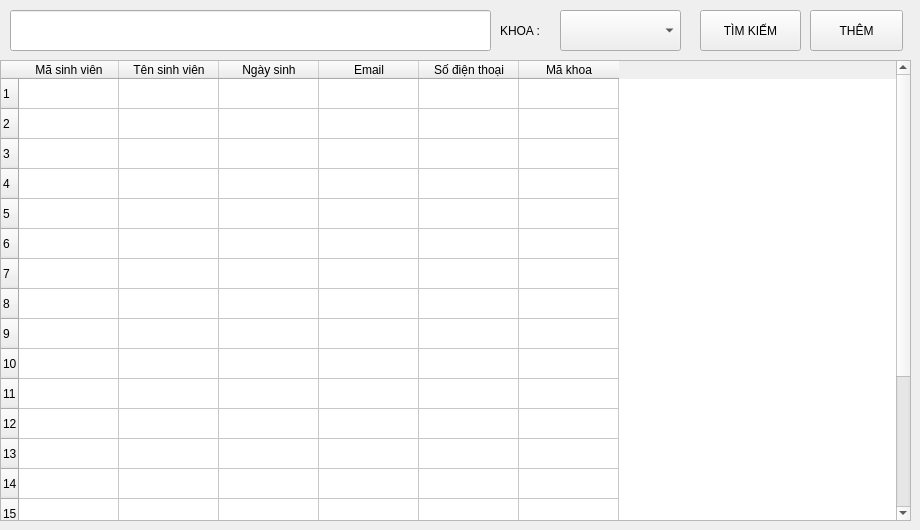
      <widget class="QWidget" name="dssvpage">
       <widget class="QLineEdit" name="lineEdit_21">
        <property name="geometry">
         <rect>
          <x>10</x>
          <y>10</y>
          <width>481</width>
          <height>41</height>
         </rect>
        </property>
       </widget>
       <widget class="QLabel" name="label_66">
        <property name="geometry">
         <rect>
          <x>500</x>
          <y>10</y>
          <width>71</width>
          <height>41</height>
         </rect>
        </property>
        <property name="text">
         <string>KHOA :</string>
        </property>
       </widget>
       <widget class="QComboBox" name="comboBox_4">
        <property name="geometry">
         <rect>
          <x>560</x>
          <y>10</y>
          <width>121</width>
          <height>41</height>
         </rect>
        </property>
       </widget>
       <widget class="QPushButton" name="pushButton_11">
        <property name="geometry">
         <rect>
          <x>700</x>
          <y>10</y>
          <width>101</width>
          <height>41</height>
         </rect>
        </property>
        <property name="text">
         <string>TÌM KIẾM</string>
        </property>
       </widget>
       <widget class="QTableWidget" name="tableWidget_3">
        <property name="enabled">
         <bool>true</bool>
        </property>
        <property name="geometry">
         <rect>
          <x>0</x>
          <y>60</y>
          <width>911</width>
          <height>461</height>
         </rect>
        </property>
        <property name="rowCount">
         <number>20</number>
        </property>
        <row/>
        <row/>
        <row/>
        <row/>
        <row/>
        <row/>
        <row/>
        <row/>
        <row/>
        <row/>
        <row/>
        <row/>
        <row/>
        <row/>
        <row/>
        <row/>
        <row/>
        <row/>
        <row/>
        <row/>
        <column>
         <property name="text">
          <string>Mã sinh viên</string>
         </property>
        </column>
        <column>
         <property name="text">
          <string>Tên sinh viên</string>
         </property>
        </column>
        <column>
         <property name="text">
          <string>Ngày sinh</string>
         </property>
        </column>
        <column>
         <property name="text">
          <string>Email</string>
         </property>
        </column>
        <column>
         <property name="text">
          <string>Số điện thoại</string>
         </property>
        </column>
        <column>
         <property name="text">
          <string>Mã khoa</string>
         </property>
        </column>
       </widget>
       <widget class="QPushButton" name="pushButton_15">
        <property name="geometry">
         <rect>
          <x>810</x>
          <y>10</y>
          <width>93</width>
          <height>41</height>
         </rect>
        </property>
        <property name="text">
         <string>THÊM</string>
        </property>
       </widget>
      </widget>
